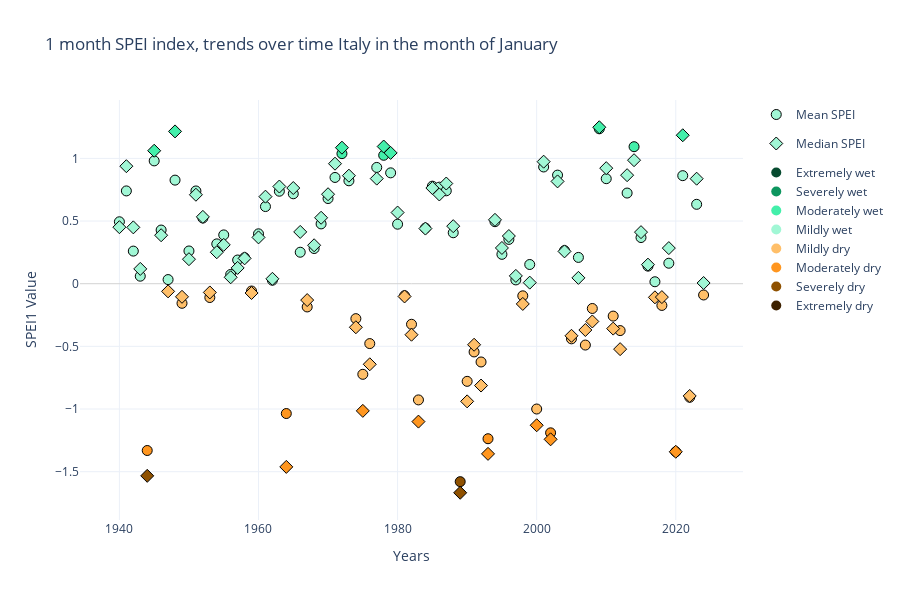

Here is the notebook cell this chart was saved with:
### Code cell
charts.create_scatterplot(stat_values, timescales, selected, placeholders)
